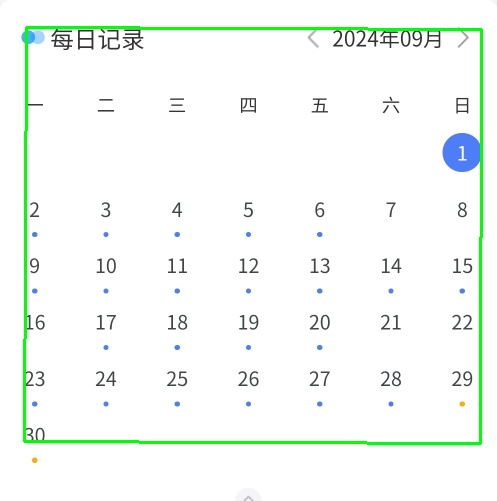
#> input picture Test/merge_res.jpg, 497 x 501 px
$ python -i Image_Preprocess.py   (imports and definitions only)
#> lines starting #> are read from the running program, lines starting #| are printed output that depends on the picture
import cv2


def preprocess_image(image_path):
    # 加载图像
#> called with image_path = 'Test/merge_res.jpg'
    img = cv2.imread(image_path)
#> img is the input picture: shape (501, 497, 3); mean B, G, R 246.3, 250.4, 245.2

    # 灰度化处理
    gray = cv2.cvtColor(img, cv2.COLOR_BGR2GRAY)
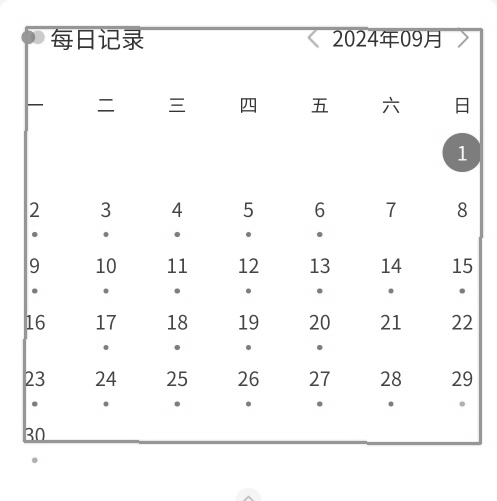
#> gray: shape (501, 497); min 43, max 255, mean 248.4

    # 去噪处理（高斯模糊）
    blurred = cv2.GaussianBlur(gray, (5, 5), 0)
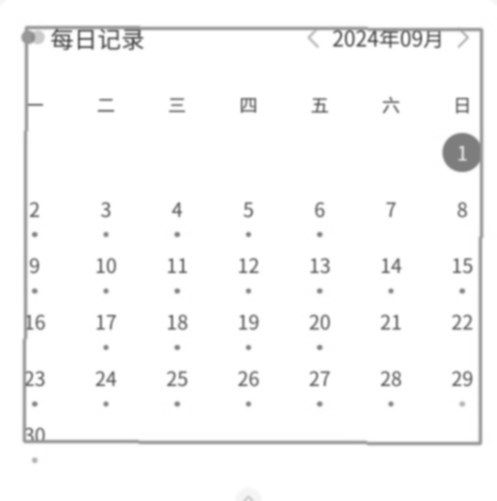
#> blurred: shape (501, 497); min 91, max 255, mean 248.4

    # 提高对比度（直方图均衡化）
    resized = cv2.equalizeHist(blurred)
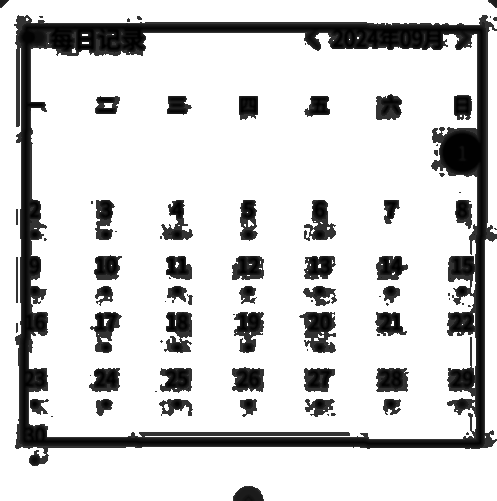
#> resized: shape (501, 497); min 0, max 255, mean 209.5

    return img, resized

>>> result = preprocess_image('Test/merge_res.jpg')

$ run again, on Test/胡翔.jpg
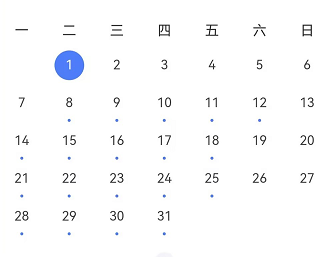
#> input picture Test/胡翔.jpg, 326 x 257 px
#> in preprocess_image, img is the input picture: shape (257, 326, 3); mean B, G, R 251.3, 250.3, 249.8
#> in preprocess_image, `blurred = cv2.GaussianBlur(gray, (5, 5), 0)`:
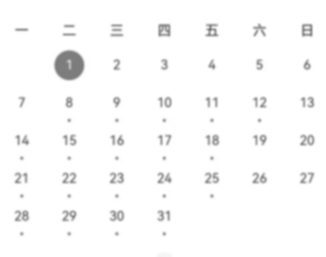
#> blurred: shape (257, 326); min 119, max 255, mean 250.3
#> in preprocess_image, `resized = cv2.equalizeHist(blurred)`:
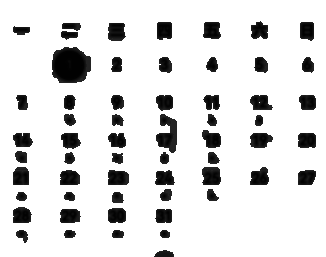
#> resized: shape (257, 326); min 0, max 255, mean 222.1
